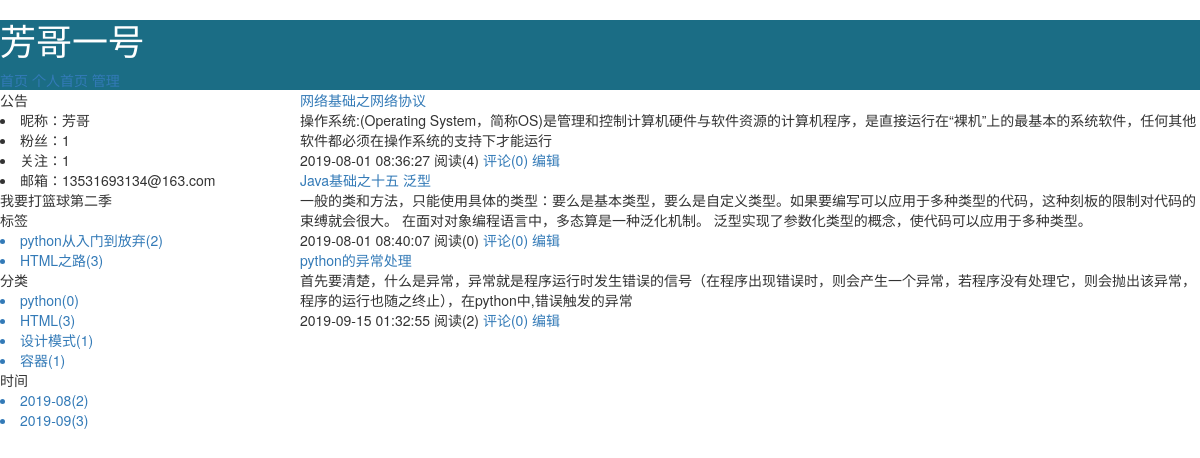
The page /pengfy/categroy/2.html on the database its author committed.
### repository/models.py (models this page shows, shortened)
class Blog(models.Model):
    bid = models.AutoField(primary_key=True)
    title = models.CharField(max_length=60,verbose_name="个人博客标题")
    site  = models.CharField(max_length=32,verbose_name="个人博客前缀",unique=True)
    theme = models.CharField(max_length=32,verbose_name="博客主题")
    user = models.OneToOneField(to="UserInfo",to_field="nid",on_delete=models.CASCADE)
    class Meta:
        verbose_name_plural="个人博客"

class UserInfo(models.Model):
    nid = models.BigAutoField(primary_key=True)
    username = models.CharField(max_length=32,verbose_name="用户名",unique=True)
    password = models.CharField(max_length=64,verbose_name="密码")
    nickname = models.CharField(max_length=32,verbose_name="昵称")
    email = models.EmailField(verbose_name="邮箱",unique=True)
    avatar = models.ImageField(verbose_name="头像",upload_to='static/user_avatar')
    createtime = models.DateTimeField(verbose_name="创建时间",auto_now_add=True)
    fans = models.ManyToManyField(verbose_name="粉丝",
                                  to="UserInfo",
                                  through="UserFans",   #自定义第三张表时，使用字段用于指定关系表
                                  related_name="f",
                                  through_fields= ("user","follower"),
                                  )
    class Meta:
        verbose_name_plural="用户列表"

class Tag(models.Model):
    nid = models.AutoField(primary_key=True)
    title = models.CharField(verbose_name="标签名称",max_length=32)
    blog = models.ForeignKey(verbose_name="所属博客",to="Blog",to_field="bid",on_delete=models.CASCADE)

class Category(models.Model):
    nid = models.AutoField(primary_key=True)
    title = models.CharField(verbose_name="分类名称",max_length=32)
    blog = models.ForeignKey(verbose_name="所属博客",to="Blog",to_field="bid",on_delete=models.CASCADE)
    class Meta:
        verbose_name_plural="个人文章分类"

class Article(models.Model):
    nid = models.BigAutoField(primary_key=True)
    title = models.CharField(verbose_name="文章标题",max_length=128)
    summary = models.CharField(verbose_name="文章简介",max_length=512)
    read_count = models.IntegerField(default=0)
    comment_count = models.IntegerField(default=0)
    up_count = models.IntegerField(default=0)
    down_count = models.IntegerField(default=0)
    create_time = models.DateTimeField(auto_now_add=True)
    blog = models.ForeignKey(verbose_name="所属博客",to="Blog",to_field="bid",on_delete=models.CASCADE)
    categroy = models.ForeignKey(verbose_name="文章类型",to="Category",to_field="nid",on_delete=models.CASCADE)
    article_type_choices = [
        (1,"Python"),
        (2,"Linux"),
        (3,"Java"),
        (4,"Golang"),
    ]
    article_type_id = models.IntegerField(verbose_name="主站分类id",choices=article_type_choices,default=None)
    tag = models.ManyToManyField(
        verbose_name="文章标签",
        to="Tag",
        through="Tag2Article",
    )
    class Meta:
        verbose_name_plural="文章信息"

### web/views/home.py (the view)
def filter(request,site,type,val):
    blog = models.Blog.objects.filter(site=site).select_related('user').first()
    if not blog:
        return redirect('/')
    tag_list = models.Tag.objects.filter(blog=blog)
    type_list = models.Category.objects.filter(blog=blog)
    date_list = models.Article.objects.raw(
        'select nid, count(nid) as num,strftime("%Y-%m",create_time) as ctime from repository_article group by strftime("%Y-%m",create_time)')
    if type == "tag":
        article_list = models.Article.objects.filter(blog=blog,tag=val)
    elif type == "categroy":
        article_list = models.Article.objects.filter(blog=blog,categroy_id=val)
    elif type == "data":
        article_list = models.Article.objects.filter(blog=blog).extra(
            where=['strftime("%%Y-%%m",create_time)=%s'], params=[val, ]).all()
    return render(request,'home.html',{
        'blog':blog,
        "tag_list":tag_list,
        "type_list":type_list,
        "date_list":date_list,
        "article_list":article_list
    }
                  )

### templates/home.html
{% extends 'home_layout.html' %}
{% block content %}
{% for item in article_list %}
    <div class="summary_item">
        <div class="summary_title">
            <a href="/{{ blog.site }}/{{ item.nid }}.html">{{ item.title}}</a>
        </div>
        <div class="summary_content">
            {{ item.summary }}
        </div>
        <div class="summary_footer">
            <span>{{ item.create_time|date:"Y-m-d H:i:s" }}</span>
            <span>阅读({{ item.read_count }})</span>
            <a href="#">评论({{ item.comment_count }})</a>
            <a href="#">编辑</a>
        </div>
    </div>
{% endfor %}
{% endblock %}

### templates/home_layout.html (shortened to what this page needs)
<!DOCTYPE html>
<html lang="en">
<head>
    <link rel="stylesheet" href="/static/plugin/font-awesome/css/font-awesome.css">
    <link rel="stylesheet" href="/static/plugin/bootstrap/css/bootstrap.css">
</head>
<body>
<div class="header">
    <h1>{{ blog.title }}</h1>
    <a href="/">首页</a>
    <a href="/{{ blog.site }}.html">个人首页</a>
    <a href="#">管理</a>
</div>
<div class="body">
    <div class="body_menu">
        <div class="notice">
            <div class="notice_header">公告</div>
            <div class="notice_content">
                <li>昵称：{{ blog.user.nickname }}</li>
                <li>粉丝：{{ blog.user.fans.count }}</li>
                <li>关注：{{ blog.user.f.count }}</li>
                <li>邮箱：{{ blog.user.email }}</li>
            </div>
            <div class="memo">
                我要打篮球第二季
            </div>
        </div>
        <div class="tags">
            <div class="tags_header">标签</div>
            <div class="tags_body">
                {% for item in tag_list%}
                    <a href="/{{ blog.site }}/tag/{{ item.nid }}.html"><li>{{ item.title }}({{ item.article_set.count }})</li></a>
                {% endfor %}
            </div>
        </div>
        <div class="types">
            <div class = "types_header">分类</div>
            <div class="types_body">
                {% for item in type_list %}
                    <a href="/{{ blog.site }}/categroy/{{ item.nid }}.html"><li>{{ item.title }}({{ item.article_set.count }})</li></a>
                {% endfor %}
            </div>
        </div>
        <div class="dates">
            <div class = "dates_header">时间</div>
            <div class="dates_body">
                {% for item in date_list %}
                    <a href="/{{ blog.site }}/data/{{ item.ctime }}.html"><li>{{ item.ctime }}({{ item.num }})</li></a>
                {% endfor %}
            </div>
        </div>
    </div>
    <div class="article">
        {% block content %}{% endblock %}
    </div>
</div>
</body>
</html>

### templates/home_layout.html (style rules this page uses)
* { margin: 0 0; }
.header { width: 100%; height: 70px; background-color: #1b6d85; color: white; }
.body_menu { float: left; width: 25%; }
.article { float: left; width: 75%; }

### rows shown on the page
Blog: title "芳哥一号", user.nickname "芳哥", user.fans.count "1", user.f.count "1", user.email "13531693134@163.com"
Tag: title "python从入门到放弃", article_set.count "2"
Tag: title "HTML之路", article_set.count "3"
Category: title "python", article_set.count "0"
Category: title "HTML", article_set.count "3"
Category: title "设计模式", article_set.count "1"
Category: title "容器", article_set.count "1"
Article: ctime "2019-08", num "2", title "网络基础之网络协议", summary "操作系统:(Operating System，简称OS)是管理和控制计算机硬件与软件资源的计算机程序，是直接运行在“裸机”上的最基本的系统软件，任何其他软件都必须在操作系统的支持下才能运行", create_time "2019-08-01 08:36:27", read_count "4", comment_count "0"
Article: ctime "2019-09", num "3"
Article: title "Java基础之十五 泛型", summary "一般的类和方法，只能使用具体的类型：要么是基本类型，要么是自定义类型。如果要编写可以应用于多种类型的代码，这种刻板的限制对代码的束缚就会很大。 在面对对象编程语言中，多态算是一种泛化机制。 泛型实现了参数化类型的概念，使代码可以应用于多种类型。", create_time "2019-08-01 08:40:07", read_count "0", comment_count "0"
Article: title "python的异常处理", summary "首先要清楚，什么是异常，异常就是程序运行时发生错误的信号（在程序出现错误时，则会产生一个异常，若程序没有处理它，则会抛出该异常，程序的运行也随之终止），在python中,错误触发的异常", create_time "2019-09-15 01:32:55", read_count "2", comment_count "0"
